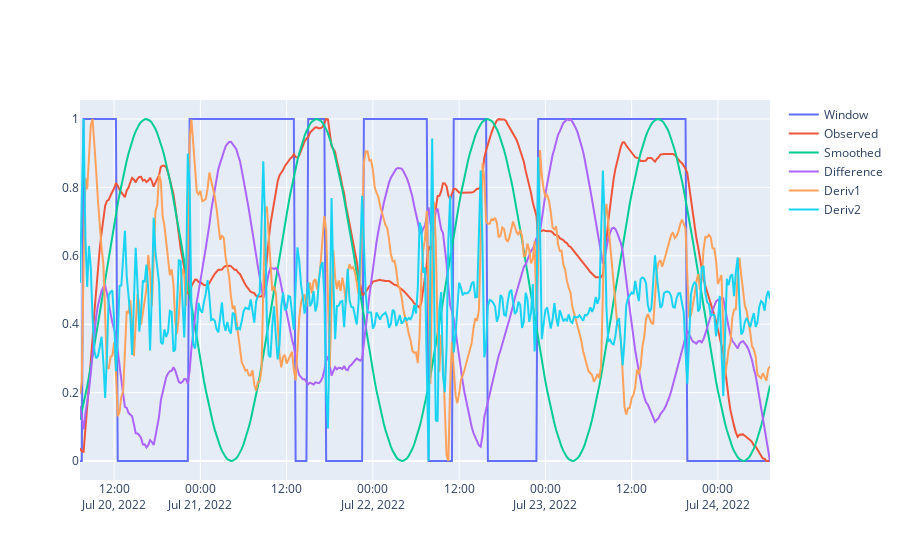
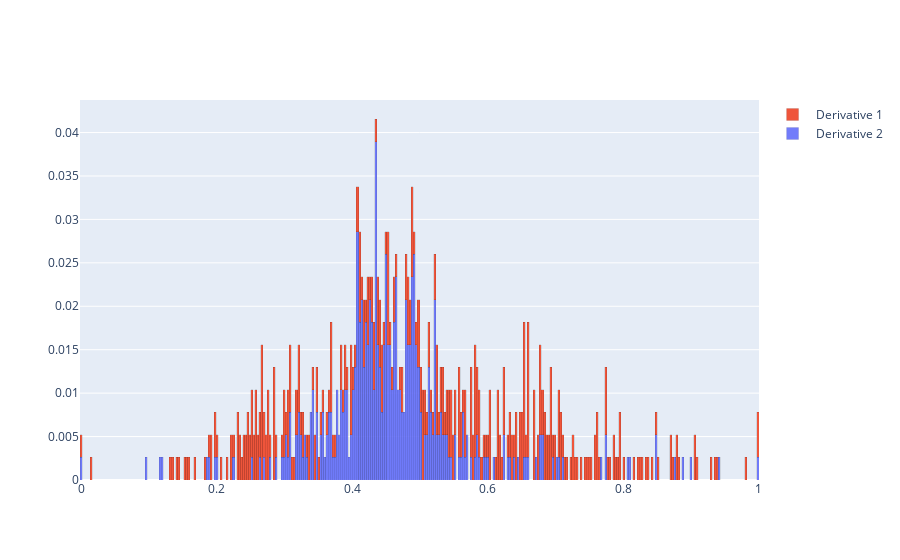

The cell these charts' notebook holds for them, in order:
### Code cell
w1 = Window_Detect2(a01)
w1.analyze_window_change(make_sin_smooth)
w1.plot_analysis_and_distributions()

### Figure 1 — Plotly figure (JSON) as saved in the notebook; plotly's stock layout.template omitted (floating-point values rounded to 4 significant figures; data arrays with more than 128 entries replaced by an {"elided": "..."} marker saying what was removed)
{"data": [{"mode": "lines", "name": "Window", "type": "scatter", "x": {"elided": "385 str values"}, "y": {"elided": "385 int values"}}, {"mode": "lines", "name": "Observed", "type": "scatter", "x": {"elided": "385 str values"}, "y": {"elided": "385 float values"}}, {"mode": "lines", "name": "Smoothed", "type": "scatter", "x": {"elided": "385 str values"}, "y": {"elided": "385 float values"}}, {"mode": "lines", "name": "Difference", "type": "scatter", "x": {"elided": "385 str values"}, "y": {"elided": "385 float values"}}, {"mode": "lines", "name": "Deriv1", "type": "scatter", "x": {"elided": "385 str values"}, "y": {"elided": "385 float values"}}, {"mode": "lines", "name": "Deriv2", "type": "scatter", "x": {"elided": "385 str values"}, "y": {"elided": "385 float values"}}], "layout": {}}

### Figure 2 — Plotly figure (JSON) as saved in the notebook; plotly's stock layout.template omitted (floating-point values rounded to 4 significant figures; data arrays with more than 128 entries replaced by an {"elided": "..."} marker saying what was removed)
{"data": [{"histnorm": "probability", "marker": {"line": {"color": "black", "width": 0.1}}, "name": " Derivative 2", "opacity": 0.9, "type": "histogram", "x": {"elided": "385 float values"}, "xbins": {"size": 0.003}}, {"histnorm": "probability", "marker": {"line": {"color": "black", "width": 0.1}}, "name": " Derivative 1", "opacity": 1, "type": "histogram", "x": {"elided": "385 float values"}, "xbins": {"size": 0.003}}], "layout": {"barmode": "stack"}}
